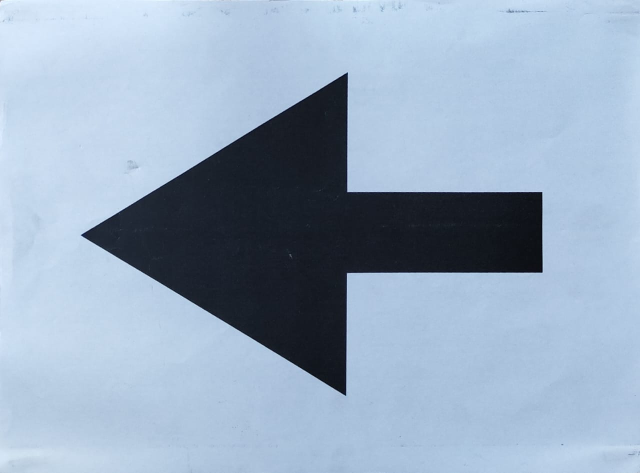
#> input picture temp.jpeg, 1280 x 946 px (shown at 1/2 size)
$ python siftfeature.py
#> lines starting #> are read from the running program, lines starting #| are printed output that depends on the picture; pictures that were not available may be replaced by others from this repository, and a replacement may not be noted
import cv2
import matplotlib.pyplot as plt
#%matplotlib inline

# read images
img1 = cv2.imread('temp.jpeg')
#> img1 is the input picture: shape (946, 1280, 3); mean B, G, R 191.5, 170.5, 151.6
img2 = cv2.imread('arr5.jpeg')
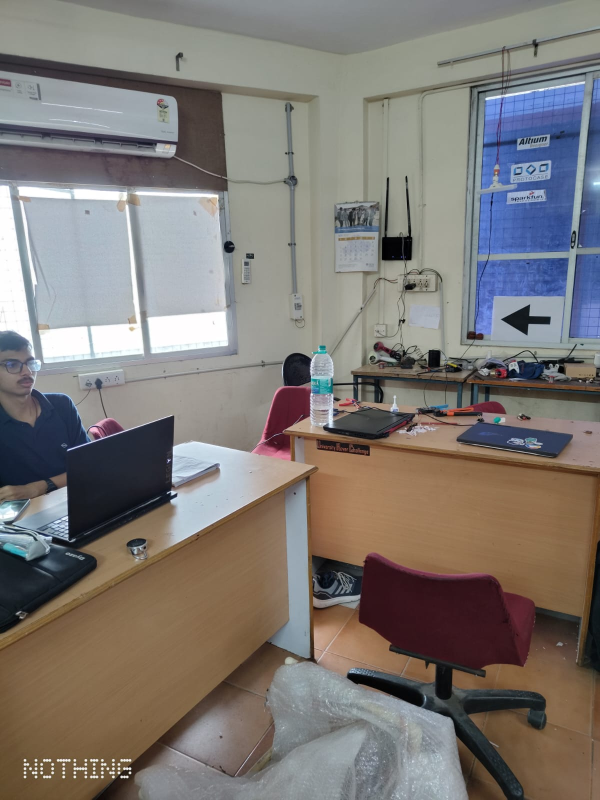
#> input picture test1.jpeg, 1200 x 1600 px, given in place of arr5.jpeg, which was not available (shown at 1/2 size)
#> img2 is the input picture: shape (1600, 1200, 3); mean B, G, R 116, 120.1, 125.6

img1 = cv2.cvtColor(img1, cv2.COLOR_BGR2GRAY)
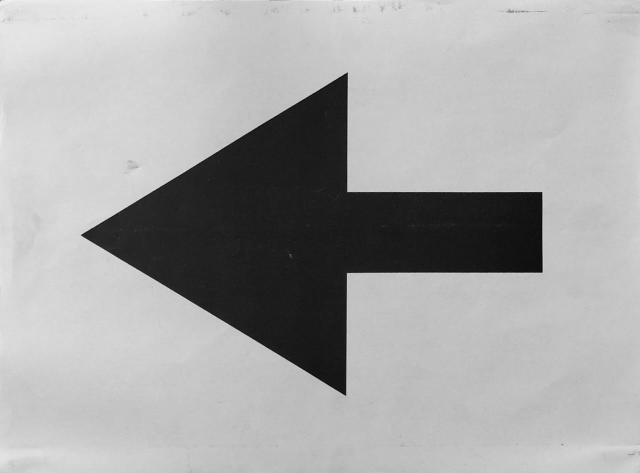
#> img1: shape (946, 1280) (shown at 1/2 size); min 2, max 248, mean 167.3
img2 = cv2.cvtColor(img2, cv2.COLOR_BGR2GRAY)
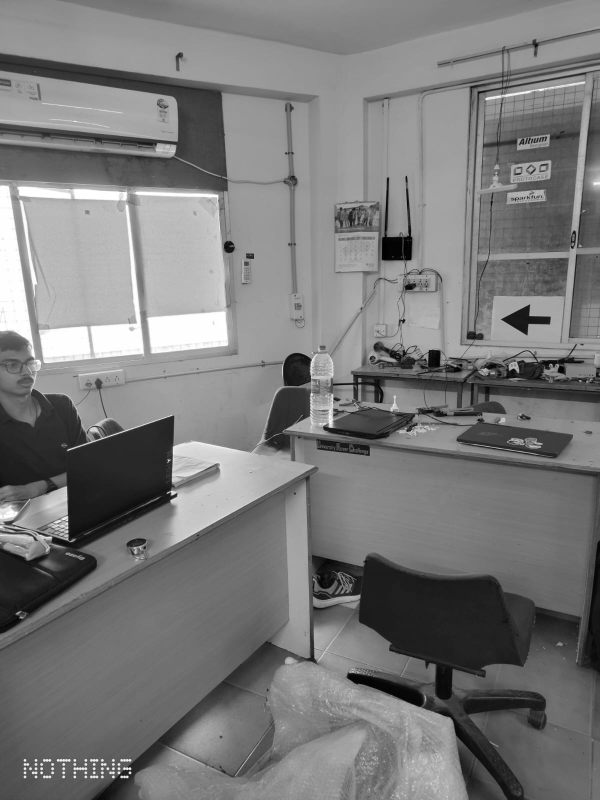
#> img2: shape (1600, 1200) (shown at 1/2 size); min 0, max 255, mean 121.3

#sift
sift = cv2.SIFT_create()

keypoints_1, descriptors_1 = sift.detectAndCompute(img1,None)
#> keypoints_1 = 263 keypoints; strongest (x, y, size): (541, 460, 308.6), (990, 465, 130.6), (691, 152, 7.1), (694, 147, 2.8)
keypoints_2, descriptors_2 = sift.detectAndCompute(img2,None)
#> keypoints_2 = 3847 keypoints; strongest (x, y, size): (260, 1545, 3.4), (243, 1554, 3.4), (254, 1554, 3.4), (260, 1537, 3.3)
#print(descriptors_1)
bf = cv2.BFMatcher(cv2.NORM_L1, crossCheck=True)

matches = bf.match(descriptors_1,descriptors_2)
#> matches = 49 matches
matches = sorted(matches, key = lambda x:x.distance)
print(len(matches))
#| 49
img3 = cv2.drawMatches(img1, keypoints_1, img2, keypoints_2, matches[:], img2, flags=2)
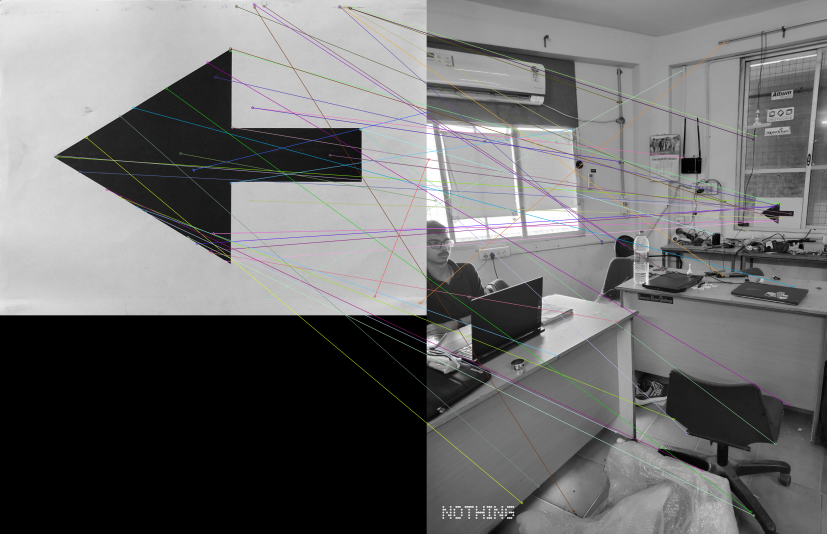
#> img3: shape (1600, 2480, 3) (shown at 1/3 size); mean of channels 0, 1, 2 109.7, 109.6, 109.7; drawn as B, G, R
plt.imshow(img3),plt.show()
